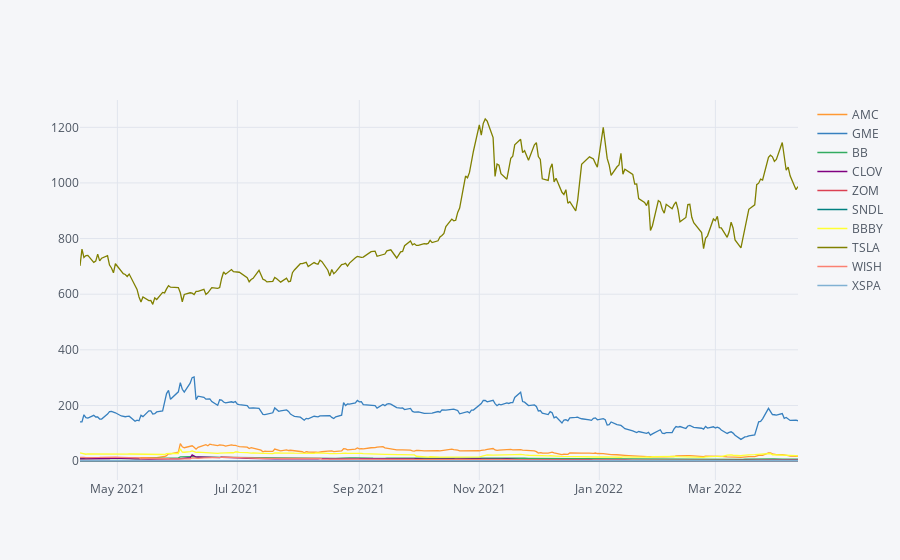

The cell this chart's notebook holds for it:
### Code cell
#We can see that ZOM and SNDL have similar movement pattern on last year.
#Therefore, next time when we see one of them have sigificant increase in stock price, 
#we have try to but another one if the price not yet following 

meme_stocks.xs(key='Close', axis=1, level='Stock Info').iplot()

### Figure 1 — Plotly figure (JSON) as saved in the notebook; plotly's stock layout.template omitted (floating-point values rounded to 4 significant figures; data arrays with more than 128 entries replaced by an {"elided": "..."} marker saying what was removed)
{"data": [{"line": {"color": "rgba(255, 153, 51, 1.0)", "dash": "solid", "shape": "linear", "width": 1.3}, "mode": "lines", "name": "AMC", "text": "", "type": "scatter", "x": {"elided": "255 str values"}, "y": {"elided": "255 float values"}}, {"line": {"color": "rgba(55, 128, 191, 1.0)", "dash": "solid", "shape": "linear", "width": 1.3}, "mode": "lines", "name": "GME", "text": "", "type": "scatter", "x": {"elided": "255 str values"}, "y": {"elided": "255 float values"}}, {"line": {"color": "rgba(50, 171, 96, 1.0)", "dash": "solid", "shape": "linear", "width": 1.3}, "mode": "lines", "name": "BB", "text": "", "type": "scatter", "x": {"elided": "255 str values"}, "y": {"elided": "255 float values"}}, {"line": {"color": "rgba(128, 0, 128, 1.0)", "dash": "solid", "shape": "linear", "width": 1.3}, "mode": "lines", "name": "CLOV", "text": "", "type": "scatter", "x": {"elided": "255 str values"}, "y": {"elided": "255 float values"}}, {"line": {"color": "rgba(219, 64, 82, 1.0)", "dash": "solid", "shape": "linear", "width": 1.3}, "mode": "lines", "name": "ZOM", "text": "", "type": "scatter", "x": {"elided": "255 str values"}, "y": {"elided": "255 float values"}}, {"line": {"color": "rgba(0, 128, 128, 1.0)", "dash": "solid", "shape": "linear", "width": 1.3}, "mode": "lines", "name": "SNDL", "text": "", "type": "scatter", "x": {"elided": "255 str values"}, "y": {"elided": "255 float values"}}, {"line": {"color": "rgba(255, 255, 51, 1.0)", "dash": "solid", "shape": "linear", "width": 1.3}, "mode": "lines", "name": "BBBY", "text": "", "type": "scatter", "x": {"elided": "255 str values"}, "y": {"elided": "255 float values"}}, {"line": {"color": "rgba(128, 128, 0, 1.0)", "dash": "solid", "shape": "linear", "width": 1.3}, "mode": "lines", "name": "TSLA", "text": "", "type": "scatter", "x": {"elided": "255 str values"}, "y": {"elided": "255 float values"}}, {"line": {"color": "rgba(251, 128, 114, 1.0)", "dash": "solid", "shape": "linear", "width": 1.3}, "mode": "lines", "name": "WISH", "text": "", "type": "scatter", "x": {"elided": "255 str values"}, "y": {"elided": "255 float values"}}, {"line": {"color": "rgba(128, 177, 211, 1.0)", "dash": "solid", "shape": "linear", "width": 1.3}, "mode": "lines", "name": "XSPA", "text": "", "type": "scatter", "x": {"elided": "255 str values"}, "y": {"elided": "255 float values"}}], "layout": {"legend": {"bgcolor": "#F5F6F9", "font": {"color": "#4D5663"}}, "paper_bgcolor": "#F5F6F9", "plot_bgcolor": "#F5F6F9", "title": {"font": {"color": "#4D5663"}}, "xaxis": {"gridcolor": "#E1E5ED", "showgrid": true, "tickfont": {"color": "#4D5663"}, "title": {"font": {"color": "#4D5663"}, "text": ""}, "zerolinecolor": "#E1E5ED"}, "yaxis": {"gridcolor": "#E1E5ED", "showgrid": true, "tickfont": {"color": "#4D5663"}, "title": {"font": {"color": "#4D5663"}, "text": ""}, "zerolinecolor": "#E1E5ED"}}}
